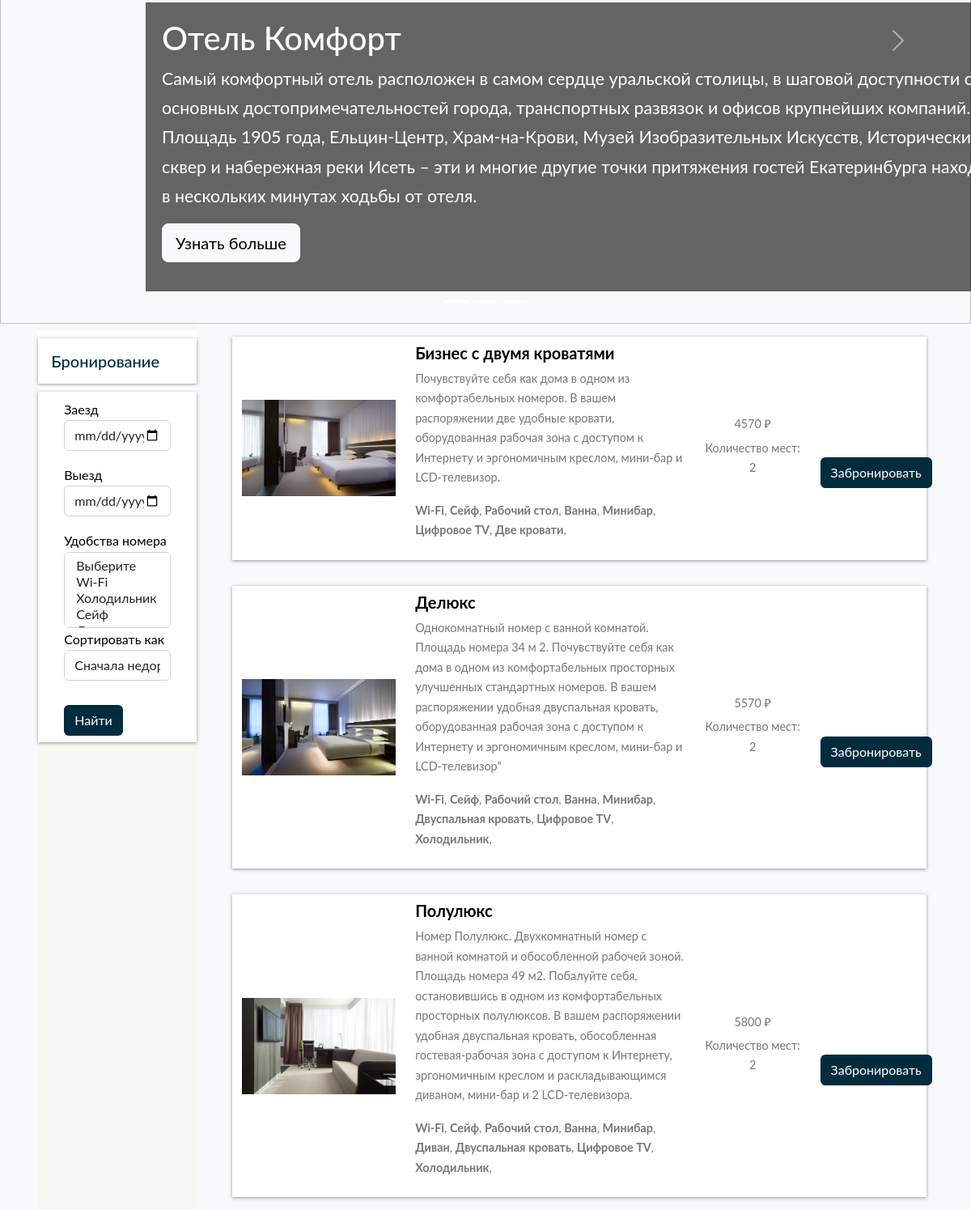
The app's page / (lower part), older data.
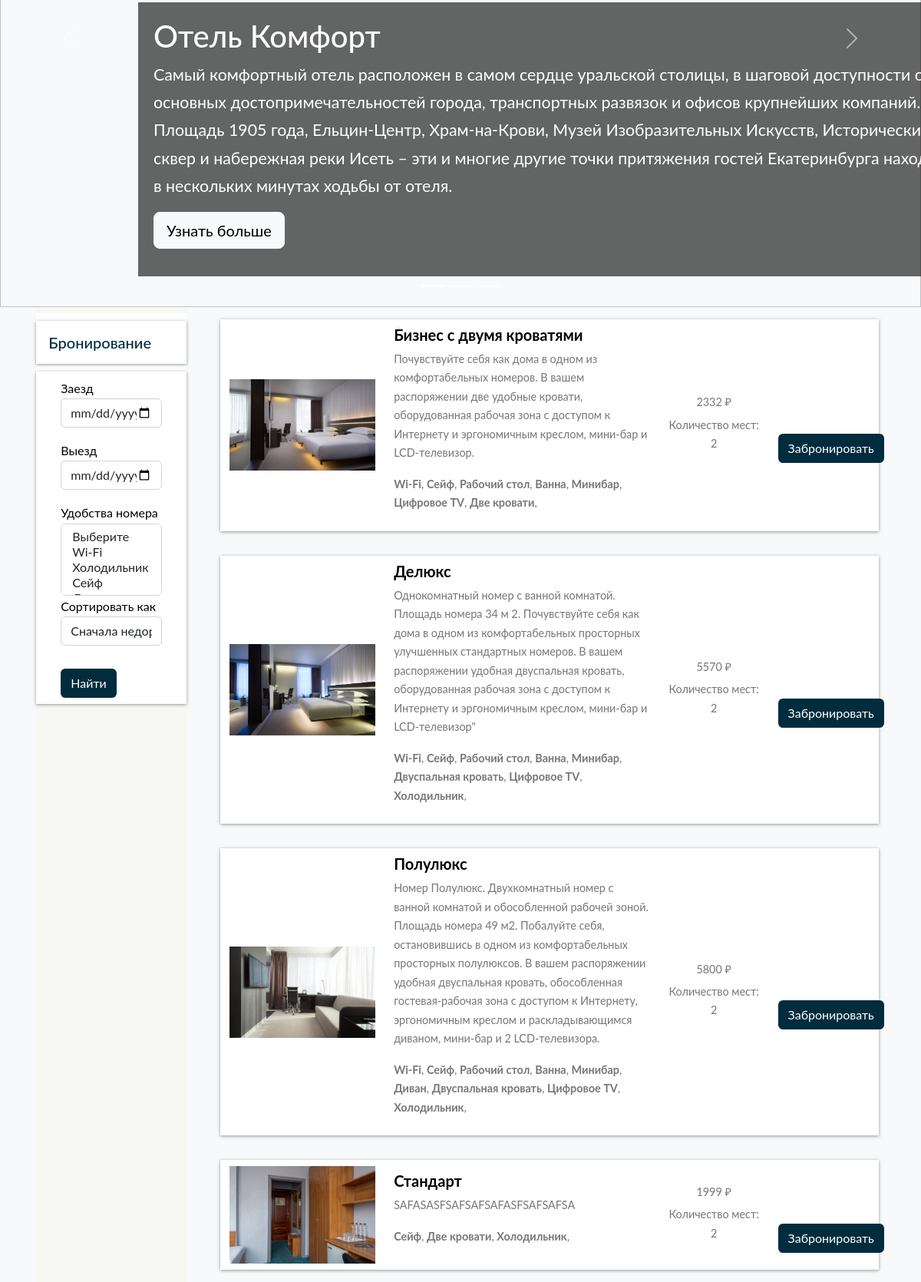
The same page, newer data.
### home/models.py (models this page shows, shortened)
class BaseModel(models.Model):
    uid = models.UUIDField(default=uuid.uuid4   , editable=False , primary_key=True)
    created_at = models.DateField(auto_now_add=True)
    updated_at = models.DateField(auto_now_add=True)
    class Meta:
        abstract = True

class Hotel(BaseModel):
    hotel_name = models.CharField(max_length=100, verbose_name = "Название номера")
    hotel_price = models.IntegerField(verbose_name = "Цена номера")
    description = models.TextField(max_length=500, verbose_name = "Описание")
    amenities = models.ManyToManyField(Amenities, verbose_name = "Удобства номера")
    room_count = models.IntegerField(default=1, verbose_name = "Количество бронирований")
    people_capacity = models.IntegerField(default=0, verbose_name = "Вместимость")

class HotelImages(BaseModel):
    hotel= models.ForeignKey(Hotel ,related_name="images", on_delete=models.CASCADE, verbose_name = "Название номера")
    images = models.ImageField(upload_to="hotels", verbose_name = "Изображение")

class Amenities(BaseModel):
    amenity_name = models.CharField(max_length=100)

### home/views.py (the view)
# urls.py: path('', home, name='home'),
def home(request):
    amenities_objs = Amenities.objects.all()
    hotels_objs = Hotel.objects.all()
    sort_by = request.GET.get('sort_by')
    search = request.GET.get('search')
    amenities = request.GET.getlist('amenities')
    print(amenities)
    if sort_by:
        if sort_by == 'ASC':
            hotels_objs = hotels_objs.order_by('hotel_price')
        elif sort_by == 'DSC':
            hotels_objs = hotels_objs.order_by('-hotel_price')
    if search:
        hotels_objs = hotels_objs.filter(
            Q(hotel_name__icontains = search) |
            Q(description__icontains = search) )
    if len(amenities):
        hotels_objs = hotels_objs.filter(amenities__amenity_name__in = amenities).distinct()
    context = {'amenities_objs' : amenities_objs , 'hotels_objs' : hotels_objs , 'sort_by' : sort_by
    , 'search' : search , 'amenities' : amenities}
    return render(request , 'home.html' ,context)

### templates/home.html (shortened to what the changed rows need)
{% extends "base.html" %}
{%  block start %}
<div id="myCarousel" class="carousel slide" data-bs-ride="carousel" style="height: 700px; margin-top:70px">
    <div class="carousel-inner">
      <div class="carousel-item active">
        <div class="container">
          <div class="carousel-caption text-start">
              <div style="background: rgba(0, 0, 0, .6); padding: 20px;width:1100px">
            <h1 style="">Отель Комфорт</h1>
            </div>
          </div>
        </div>
      </div>
    </div>
  </div>
<div class="container-fluid" style="display: flex;">
    <div class="container-fluid col-9" style="display: flex;flex-wrap: wrap;">
         {% for hotels_obj in hotels_objs %}
        <div class="row search-card-result" style="align-items: center">
            <div class="col-md-3">
                    <a href="/hotel-detail/{{hotels_obj.uid}}">
                        <img class="img-fluid" src="/media/{{hotels_obj.images.first.images}}" alt="Card image cap">
                    </a></div>
                    <div class="col-md-5">
                        <h5><a style="text-decoration:none; color: black" href="/hotel-detail/{{hotels_obj.uid}}">{{hotels_obj.hotel_name}}</a></h5>
                        <p>
                            {{hotels_obj.description}}
                        </p>
                        <p>
                            {%for amenitie in hotels_obj.amenities.all %}
                            <b>{{amenitie.amenity_name}}</b>,
                            {% endfor %}
                        </p>
                    </div>
                    <div class="col-md-2 border-left text-center more-offers">
                        <p>{{hotels_obj.hotel_price}} ₽</p>
                        <p>Количество мест: {{hotels_obj.people_capacity}}</p>
                    </div>
                    <div style="margin-top:30px" class="col-md-1 border-left text-center more-offers">
                        <a  href="/hotel-detail/{{hotels_obj.uid}}">
                            <button style="margin-top:30px;  background-color:#002c3e; color:white;" class="btn">Забронировать</button>
                        </a>
                    </div>
            </div>
        {% endfor %}
        </div>
</div>
{% endblock %}

Row changes from the older to the newer data that the page shows:
changed Hotel "Бизнес с двумя кроватями": hotel_price "4570" → "2332"
added Hotel: images.first.images (picture), hotel_name "Стандарт", description "SAFASASFSAFSAFSAFASFSAFSAFSA", hotel_price "1999", people_capacity "2", Amenities (amenity_name "Сейф"), Amenities (amenity_name "Две кровати"), Amenities (amenity_name "Холодильник")
